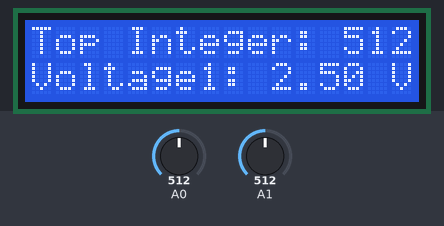
Bench run of a sketch on a simulated Arduino Uno, built with avr-gcc and run on an emulated ATmega328P. Parts: 16×2 character LCD. The test bench sets the inputs (shaded band); at power-on: A0 = 512, A1 = 512.

Above: at 1.2 s.
1.3 s: A0 set to 716
At 3.4 s:
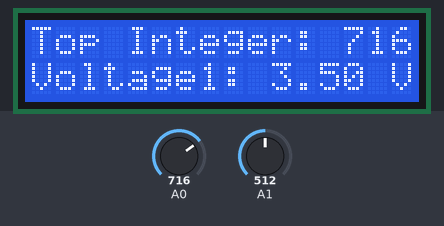
9.4 s: A1 set to 716
At 11.5 s:
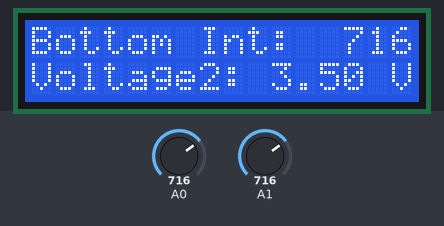
13.6 s: A0 set to 900
At 15.6 s:
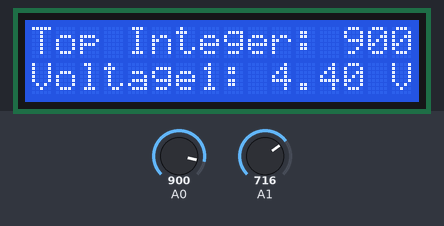
18.1 s: A1 set to 900
At 20.8 s:
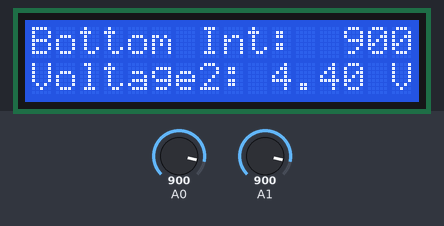
22.6 s: A0 set to 1023
At 25.0 s:
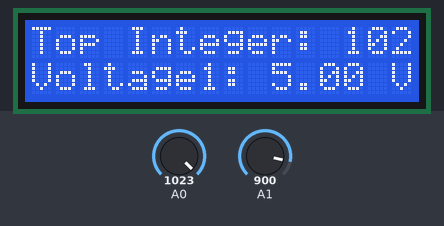
27.1 s: A1 set to 1023
At 29.1 s:
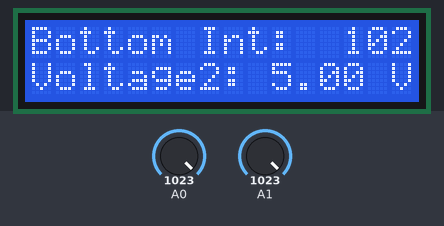
Timing chart, 0 to 30.6 s (numbered marks = the images above; inputs shaded):
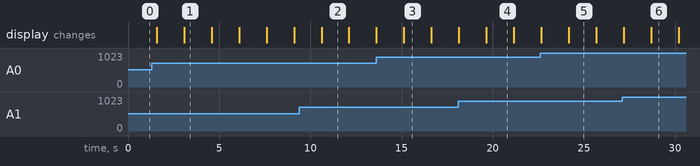

The sketch:

Spalding_BME470_Arduino10_2.ino
```cpp
//Sarah Spalding  4/24/22 Arduino 10.2
#include <LiquidCrystal.h>                                      //include the library code
const int rs = 12, en = 11, d4 = 5, d5 = 4, d6 = 3, d7 = 2;     //arduino pin number it is connected to
LiquidCrystal lcd(rs, en, d4, d5, d6, d7);                      //initialize the library by associating any needed LCD interface pin

void setup() {
  Serial.begin(9600);                                           //set baud rate
  lcd.begin(16, 2);                                             //tell computer number of rows and columns on the LCD
}

void loop() {
  lcd.setCursor(0,0);                                           //set cursor to top left
  int pinOne = analogRead(A0);                                  //setup pin A0 as an analog read
  lcd.print("Top Integer: ");                                    //print the description
  lcd.print(pinOne);                                            //print what the pin is reading
  float voltageOne = pinOne*(5.0/1023.0);                       //calculate voltage
  lcd.setCursor(0,1);                                           //set the cursor to the second line far left
  lcd.print("Voltage1: ");                                        //print description
  lcd.print(voltageOne);                                        //print voltage
  lcd.print(" V");                                              //print units
  delay(1500);                                                  //delay 1.5 seconds

  lcd.clear();                                                  //clear the screen

  lcd.setCursor(0,0);                                           //set cursor to top left
  int pinTwo = analogRead(A1);                                  //setup pin A1 as an analog read
  lcd.print("Bottom Int:  ");                                     //print the description
  lcd.print(pinTwo);                                            //print what the pin is reading
  float voltageTwo = pinTwo*(5.0/1023.0);                       //calculate voltage
  lcd.setCursor(0,1);                                           //set the cursor to the second line far left
  lcd.print("Voltage2: ");                                        //print description
  lcd.print(voltageTwo);                                        //print voltage
  lcd.print(" V");                                              //print units
  delay(1500);                                                  //delay 1.5 seconds
}
```

Measured:
- after the input at 1.3 s, the display: first differs from a run without the input after 1.8 s (image 1)
- after the input at 9.4 s, the display: changes after 1.2 s (image 2)
- after the input at 13.6 s, the display: first differs from a run without the input after 1.5 s (image 3)
- after the input at 18.1 s, the display: first differs from a run without the input after 1.5 s (image 4)
- after the input at 22.6 s, the display: first differs from a run without the input after 1.6 s (image 5)
- after the input at 27.1 s, the display: first differs from a run without the input after 1.6 s (image 6)
- what the display in image 1 shows lasts 1.5 s, from 3.1 s to 4.6 s
